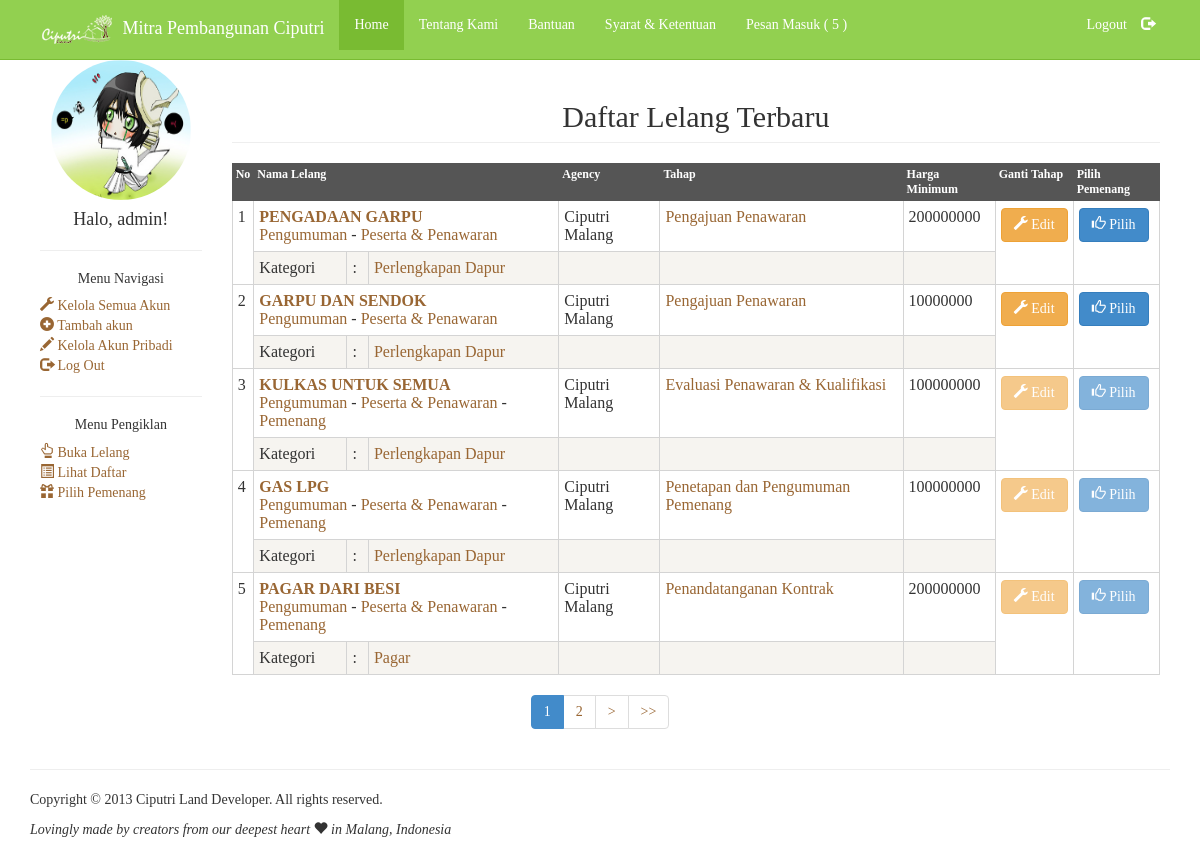
Screenshot of / (signed in) with the database file from the repository.
### tables this page shows
CREATE TABLE IF NOT EXISTS `ep_lelang` (
  `idLelang` int(11) NOT NULL AUTO_INCREMENT,
  `idKategori` int(11) NOT NULL,
  `idPemenang` int(11) DEFAULT NULL,
  `idAdmin` int(11) NOT NULL,
  `idTahap` int(11) DEFAULT NULL,
  `nama` varchar(255) NOT NULL,
  `hargaMin` int(11) NOT NULL,
  `hargaMax` int(11) NOT NULL,
  `tanggalPosting` date NOT NULL,
  `tanggalDeadline` date NOT NULL,
  `lokasi` varchar(255) NOT NULL,
  `SIUP` varchar(20) NOT NULL,
  PRIMARY KEY (`idLelang`),
  KEY `idPemenang` (`idPemenang`),
  KEY `idAdmin` (`idAdmin`),
  KEY `idTahap` (`idTahap`),
  KEY `idKategori` (`idKategori`)
);

CREATE TABLE IF NOT EXISTS `ep_member` (
  `idMember` int(11) NOT NULL AUTO_INCREMENT,
  `idPrioritas` int(11) NOT NULL,
  `username` varchar(20) NOT NULL,
  `email` varchar(40) NOT NULL,
  `password` varchar(40) NOT NULL,
  `avatar` varchar(40) DEFAULT NULL,
  `agency` varchar(40) DEFAULT NULL,
  `alamat` varchar(100) DEFAULT NULL,
  `cv` varchar(40) DEFAULT NULL,
  `fax` varchar(20) DEFAULT NULL,
  `tanggalDaftar` date NOT NULL,
  `aktivasi` tinyint(1) DEFAULT NULL,
  `npwp` varchar(20) DEFAULT NULL,
  `blacklist` tinyint(1) DEFAULT NULL,
  `alasanBlacklist` varchar(100) DEFAULT NULL,
  PRIMARY KEY (`idMember`),
  UNIQUE KEY `username` (`username`),
  UNIQUE KEY `email` (`email`),
  KEY `idPrioritas` (`idPrioritas`)
);

CREATE TABLE IF NOT EXISTS `ep_namatahap` (
  `idNamaTahap` int(11) NOT NULL AUTO_INCREMENT,
  `nama` varchar(255) NOT NULL,
  PRIMARY KEY (`idNamaTahap`)
);

CREATE TABLE IF NOT EXISTS `ep_kategori` (
  `idKategori` int(11) NOT NULL AUTO_INCREMENT,
  `kategori` varchar(40) NOT NULL,
  PRIMARY KEY (`idKategori`)
);

### class/db.php (called while the page is built, shortened)
<?php
class DB {
    public $dbh = null, $db_location, $db_name, $db_username, $db_password;
    public function __construct() {
        $this->db_location = config::$DBLOCATION;
        $this->db_name = config::$DBNAME;
        $this->db_username = config::$DBUSER;
        $this->db_password = config::$DBPASSWORD;
    }
    public function connectDB() {
        try {
            $this->dbh = new PDO("mysql:host=$this->db_location;dbname=$this->db_name", $this->db_username, $this->db_password);
            $this->dbh->setAttribute(PDO::ATTR_ERRMODE, PDO::ERRMODE_EXCEPTION);
        } catch (PDOException $e) {
            echo 'Error: ' . $e->getMessage();
        }
    }
    public function fetchAll($query) {
        $STH = $this->dbh->prepare($query);
        $STH->execute();
        $result = $STH->fetchAll();
        return $result;
    }
    public function closeDB() {
        $this->dbh = null;
    }
}
?>

### class/lelang.php (called while the page is built, shortened)
<?php
class lelang {
    private $idLelang, $idKategori, $idPemenang, $idAdmin,
            $idTahap, $nama, $hargaMin, $hargaMax,
            $tanggalPosting, $tanggalDeadline, $lokasi, $SIUP,
            $db, $namaTable;
    public function __construct() {
        $this->db = new DB();
        $this->namaTable = config::$TABLEPREFIX . "" . config::$TABLELELANG;
    }
    public function setIdPemenang($idPemenang) {
        $this->idPemenang = $idPemenang;
    }
    public function getLelangAll() {
        $query = "SELECT * FROM `$this->namaTable`";
        $data = $this->db->fetchAll($query);
        return $data;
    }
    public function getLelangPage($pageLimit){
        $query = "SELECT l.idLelang, l.nama, mb.agency, nt.nama, l.hargaMin, l.idKategori, kt.kategori, l.idPemenang
            FROM " . config::$TABLEPREFIX . '' . config::$TABLELELANG . " l
            LEFT JOIN " . config::$TABLEPREFIX . '' . config::$TABLEMEMBER . " mb on l.idAdmin = mb.idMember
            LEFT JOIN " . config::$TABLEPREFIX . '' . config::$TABLETAHAP . " th on l.idTahap = th.idTahap and l.idLelang = th.idLelang
            LEFT JOIN " . config::$TABLEPREFIX . '' . config::$TABLENAMATAHAP . " nt on nt.idNamaTahap = th.idNamaTahap
            LEFT JOIN " . config::$TABLEPREFIX . '' . config::$TABLEKATEGORI . " kt on l.idKategori = kt.idKategori
            ORDER BY l.idLelang DESC
            LIMIT $pageLimit," . config::$LELANGPERPAGE;
        $data = $this->db->fetchAll($query);
        return $data;
    }
    public function getIdPemenang() {
        return $this->idPemenang;
    }
}
?>

### index.php (called while the page is built, shortened)
<?php
    include_once "class/config.php";
    include_once "class/db.php";
    include_once "class/lelang.php";
    get_handler();
?>

### assets/daftarLelang.php (the view, shortened to what this page needs)
<?php
global $pageID, $jumlahHalaman, $jenis;
if (isset($pageID) && $pageID != '') {
    $id = $pageID - 1;
} else {
    $id = '0';
}
$pageLimit = config::$LELANGPERPAGE * $id;
$lelang = new lelang();
$result = $lelang->getLelangPage($pageLimit);
$jumlahHalaman = getPagination(count($lelang->getLelangAll()), config::$LELANGPERPAGE);
if (count($result) > 0) {
    $content = '
        <div class="col-lg-10">
        <center><h2 class="page-header">Daftar Lelang Terbaru </h2></center>
        <center><table class="reference">
            <tr>
                <th>No</th>
                <th colspan="3">Nama Lelang</th>
                <th>Agency</th>
                <th>Tahap</th>
                <th>Harga Minimum</th>';
    if (isset($_SESSION["user"])) {
        if ($_SESSION["user"]["admin"] == 1) {
            $content = $content . '<th>Ganti Tahap</th>
            <th>Pilih Pemenang</th>
        </tr>';
            $i = $id * config::$LELANGPERPAGE + 1;
            foreach ($result as $hasil) {
                $lelang = new lelang();
                $lelang->setIdLelang($hasil[0]);
                $lelang->setLelangRow();
                $content .= '<tr>
            <td rowspan="2">' . $i . '</td>
            <td colspan="3"><a href="/eprocurement/lelang/view/' . $hasil[0] . '"><strong>' . strtoupper($hasil[1]) . '</strong></a><br>
                    <a href="/eprocurement/lelang/view/' . $hasil[0] . '">Pengumuman</a> -
                    <a href="/eprocurement/lelang/peserta/' . $hasil[0] . '">Peserta & Penawaran</a>';
                if ($hasil[7] > 0) {
                    $content .= ' - <a href="/eprocurement/lelang/pemenang/' . $hasil[0] . '">Pemenang</a></td>';
                }
                $content .= '<td>' . $hasil[2] . '</td>
            <td><a href="/eprocurement/lelang/tahap/' . $hasil[0] . '">' . $hasil[3] . '</a></td>
            <td>' . $hasil[4] . '</td>';
                if (!($lelang->getIdPemenang() > 0)) {
                    $urlEdit = 'href="/eprocurement/lelang/view/' . $hasil[0] . '"';
                    $urlView = 'href="/eprocurement/lelang/peserta/' . $hasil[0] . '"';
                } else {
                    $urlEdit = 'disabled';
                    $urlView = 'disabled';
                }
                $content .= '<td rowspan="2"><a class="btn btn-warning" ' . $urlEdit . '>
            <span class="glyphicon glyphicon-wrench"></span> Edit</a></td>
            <td rowspan="2"><a class="btn btn-primary" ' . $urlView . '>
            <span class="glyphicon glyphicon-thumbs-up"></span> Pilih</a></td>
            </tr>
            <td>Kategori</td>
            <td>:</td>
            <td><a href="/eprocurement/lelang/kategori/' . $hasil[5] . '">' . $hasil[6] . '</a> </td>
            <td></td><td></td><td></td>
            </tr>';
                $i++;
            }
        } else {
            $content .= view($result);
        }
    } else {
        $content .= view($result);
    }
    $content .= '
                    </table>
                </center>
            </div>
            <div align="center">
                <ul id="paging"></ul>
            </div>
        </div>';
} else {
    $content = 'Tabel Kosong';
}
print_r($content);
?>

### rows the page displays
ep_lelang: nama "PENGADAAN GARPU", idAdmin.agency "Ciputri Malang", ep_namatahap.nama "Pengajuan Penawaran", hargaMin "200000000", idKategori.kategori "Perlengkapan Dapur"
ep_lelang: nama "GARPU DAN SENDOK", idAdmin.agency "Ciputri Malang", ep_namatahap.nama "Pengajuan Penawaran", hargaMin "10000000", idKategori.kategori "Perlengkapan Dapur"
ep_lelang: nama "KULKAS UNTUK SEMUA", idAdmin.agency "Ciputri Malang", ep_namatahap.nama "Evaluasi Penawaran & Kualifikasi", hargaMin "100000000", idKategori.kategori "Perlengkapan Dapur"
ep_lelang: nama "GAS LPG", idAdmin.agency "Ciputri Malang", ep_namatahap.nama "Penetapan dan Pengumuman Pemenang", hargaMin "100000000", idKategori.kategori "Perlengkapan Dapur"
ep_lelang: nama "PAGAR DARI BESI", idAdmin.agency "Ciputri Malang", ep_namatahap.nama "Penandatanganan Kontrak", hargaMin "200000000", idKategori.kategori "Pagar"
